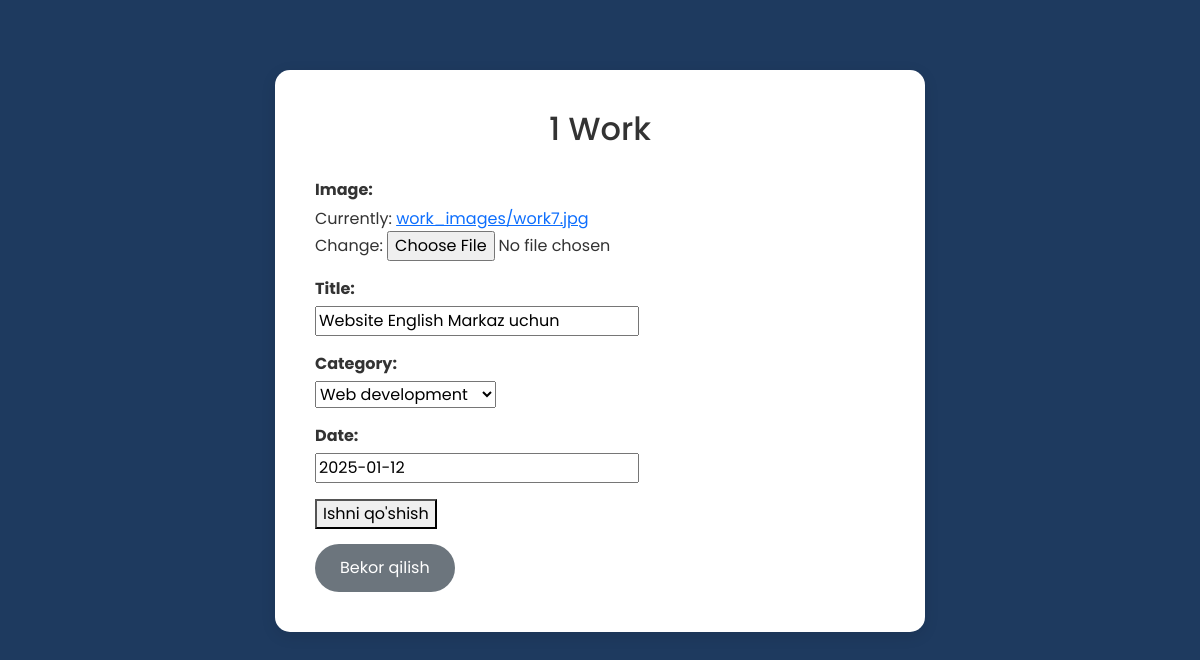
The page /dashboard/works/1/edit/ on the database as committed earlier.
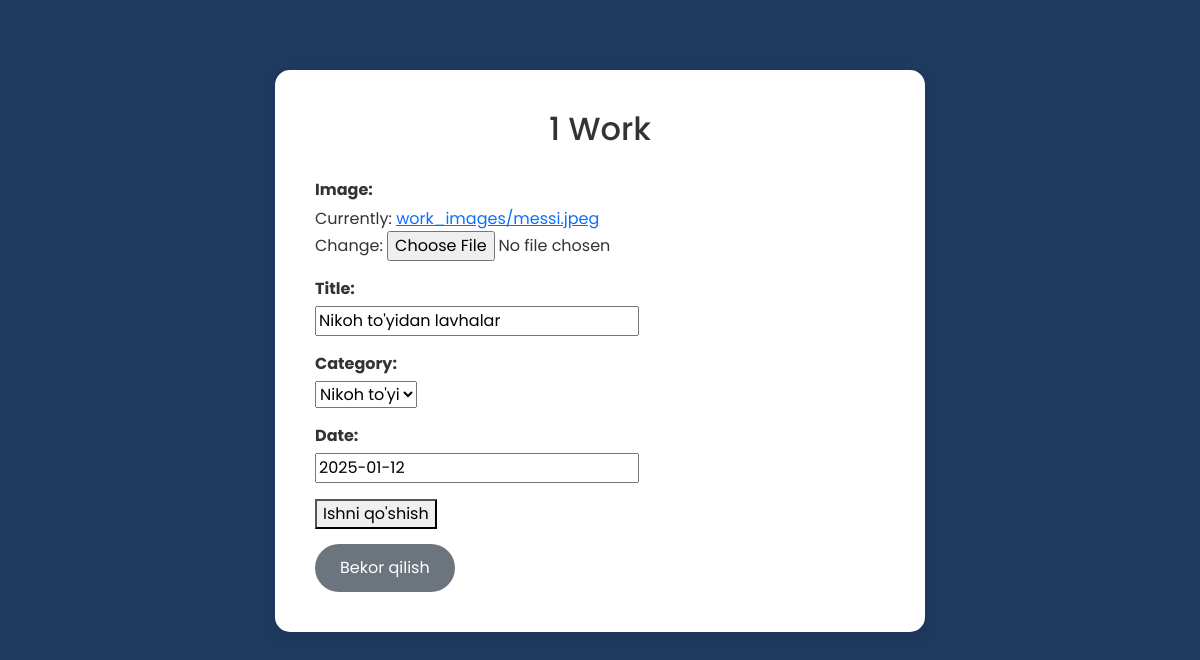
The same page on the database as committed later.
### me/models.py (models this page shows, shortened)
class Work(models.Model):
    image = models.ImageField(upload_to='work_images/')
    title = models.CharField(max_length=200)
    category = models.ForeignKey(Category, on_delete=models.CASCADE)
    date = models.DateField()

### me/views.py (the view)
# urls.py: path('dashboard/works/<int:pk>/edit/', WorkUpdateView.as_view(), name='work_edit'),
class WorkUpdateView(UpdateView):
    model = Work
    form_class = WorkForm  # Make sure you're using the correct form
    template_name = 'work_form.html'
    success_url = reverse_lazy('me:work_list')

### me/forms.py
class WorkForm(forms.ModelForm):
    class Meta:
        model = Work
        fields = ['image', 'title', 'category', 'date']

### me/models.py (called while the page is built)
    def __str__(self):
        return self.name

### templates/work_form.html (shortened to what this page needs)
<!DOCTYPE html>
<html lang="en">
<head>
    <link rel="stylesheet" href="https://cdn.jsdelivr.net/npm/bootstrap@5.1.0/dist/css/bootstrap.min.css">
</head>
<body>
<div class="container">
    <h1>{{ object.pk|default:"Add" }} Work</h1>
    <form method="post" enctype="multipart/form-data">
        {{ form.as_p }}
        <button type="submit">Ishni qo'shish</button>
    </form>
    <a href="{% url 'me:work_list' %}" class="btn btn-secondary">Bekor qilish</a>
</div>
</body>
</html>

### templates/work_form.html (style rules this page uses)
body { font-family: 'Poppins', sans-serif; background-color: #1e3a5f; color: #333; padding: 20px; }
.container { background-color: #ffffff; border-radius: 15px; box-shadow: 0 4px 15px rgba(0, 0, 0, 0.1); padding: 40px; max-width: 650px; margin: 50px auto; }
h1 { text-align: center; font-size: 2rem; color: #333; margin-bottom: 30px; }
label { font-size: 16px; color: #333; font-weight: bold; margin-bottom: 5px; display: block; }
.btn { border-radius: 30px; padding: 12px 25px; font-size: 16px; transition: background-color 0.3s ease; }
.btn-secondary { background-color: #6c757d; color: white; border: none; margin-top: 15px; }

Rows that differ between the two databases and show on the page:
changed Work id 1: title "Website English Markaz uchun" → "Nikoh to'yidan lavhalar"; category "Web development" → "Nikoh to'yi"
Other text that changed with them:
text no longer shown: "Image: Currently: work_images/work7.jpg Change: Title: Category: Date:"
text now shown: "Image: Currently: work_images/messi.jpeg Change: Title: Category: Date:"
